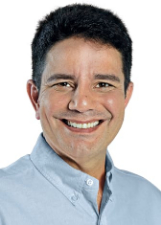
#> input picture assets/eleicoes2022/AC/11.jpg, 161 x 225 px
$ python -i lib_agov.py   (imports and definitions only)
#> lines starting #> are read from the running program, lines starting #| are printed output that depends on the picture
### libs/automator.py
# -*- coding: UTF-8 -*-

import os
import smtplib
import sys
import requests
import json
import platform
import subprocess
import shutil
import ast

import time

from os.path import dirname, abspath
from datetime import datetime, timedelta

import os
import subprocess
from pathlib import Path

from dotenv import load_dotenv
import os

ROOT = dirname(dirname(abspath(__file__))) + '/'

TEMP = ROOT + 'temp/'
LOGS = ROOT + 'logs/'
BIN = ROOT + 'bin/'

AERENDER_WIN = 'C:/Program Files/Adobe/Adobe After Effects 2025/Support Files/aerender.exe'
AERENDER_MAC = '/Applications/Adobe After Effects 2025/aerender'

AEFX = 'C:/Program Files/Adobe/Adobe After Effects 2025/Support Files/AfterFX.exe'
SCPT = ROOT + 'scripts/atualizaProjeto.scpt'

DIAS_SEMANA = [
    'Seg',
    'Ter',
    'Qua',
    'Qui',
    'Sex',
    'Sáb',
    'Dom',
]

DIAS_SEMANA_FULL = [
    'Segunda',
    'Terça',
    'Quarta',
    'Quinta',
    'Sexta',
    'Sábado',
    'Domingo',
]

def getBase():
    return ROOT


# [126 lines left out: functions alteraStatus, baixaLista, buscaDados, baixaArquivos, copiaArquivo, atualizaProjeto and 3 more, not called in this run]


def getDataHora(*args):
    """
    Retorna a data em uma string.
    Se houver parâmetro, irá adicionar o número de dias passados a data atual.
    """

    data = datetime.now()

    if len(args) == 0:
        return data.strftime('%y%m%d-%H%M%S')

    if len(args) == 1:
        numero = isinstance( args[0], ( int, long ) )
        if numero:
            delta = timedelta(days=args[0])
            data = data + delta
            return data.strftime('%y%m%d-%H%M%S')
        else:
            raise NameError('Parâmetro deve ser um número.')

    if len(args) > 1:
        raise NameError('Somente um parâmetro deve ser informado.')


# [15 lines left out: function guess_mime_type, not called in this run]

### libs/lib_agov.py
# -*- coding: UTF-8 -*-

import libs.automator as automator

import datetime
import json
import requests
import time
import urllib

import PIL.ImageDraw as ImageDraw
import PIL.Image as Image

from bs4 import BeautifulSoup


ROOT = automator.getBase()
ARQS = ROOT + 'arquivos/'
TEMP = ROOT + 'temp/'
LOGS = ROOT + 'logs/'
DATA_HORA = automator.getDataHora()


def resize_and_fill_same_file(image_path, size=(1920, 1080), background_color=(255, 255, 255)):
    image = Image.open(image_path)
    ratio = min(size[0] / image.width, size[1] / image.height)
    new_dimensions = (int(image.width * ratio), int(image.height * ratio))
    resized_image = image.resize(new_dimensions, Image.Resampling.LANCZOS)
    new_image = Image.new("RGB", size, background_color)
    upper_left = ((size[0] - new_dimensions[0]) // 2, (size[1] - new_dimensions[1]) // 2)
    new_image.paste(resized_image, upper_left)
    new_image.save(image_path)


def resize_and_crop(image_path, size=(1920, 1080)):
#> called with image_path = '../assets/eleicoes2022/AC/11.jpg', size = (1920, 1080)
    image = Image.open(image_path)
#> image is the input picture: PIL image 161x225 RGB; mean R, G, B 187.6, 182.9, 182.1

    # Calcula a nova dimensão para cobrir completamente o tamanho desejado
    img_ratio = image.width / image.height
#> img_ratio = 0.716
    target_ratio = size[0] / size[1]
    if target_ratio > img_ratio:
        # Largura da imagem é o limitante
        new_height = int(size[0] / img_ratio)
#> new_height = 2683
        image = image.resize((size[0], new_height), Image.Resampling.LANCZOS)
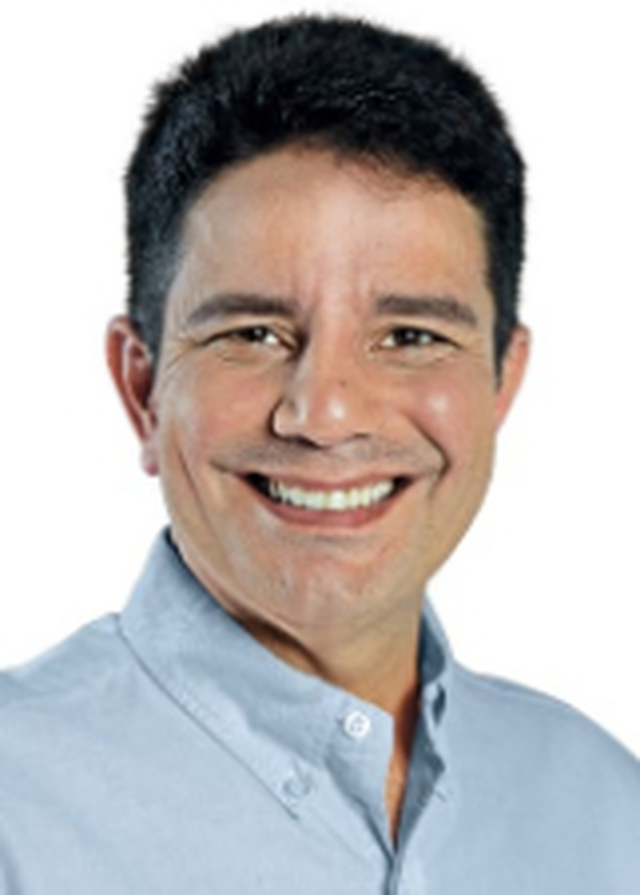
#> image: PIL image 1920x2683 RGB (shown at 1/3 size); mean R, G, B 187.6, 182.9, 182.1
    else:
        # Altura da imagem é o limitante
        new_width = int(size[1] * img_ratio)
        image = image.resize((new_width, size[1]), Image.Resampling.LANCZOS)

    # Calcula o ponto de corte
    left = (image.width - size[0]) / 2
#> left = 0
    top = (image.height - size[1]) / 2
#> top = 801.5
    right = (image.width + size[0]) / 2
#> right = 1920
    bottom = (image.height + size[1]) / 2
#> bottom = 1881.5

    # Corta a imagem
    image = image.crop((left, top, right, bottom))
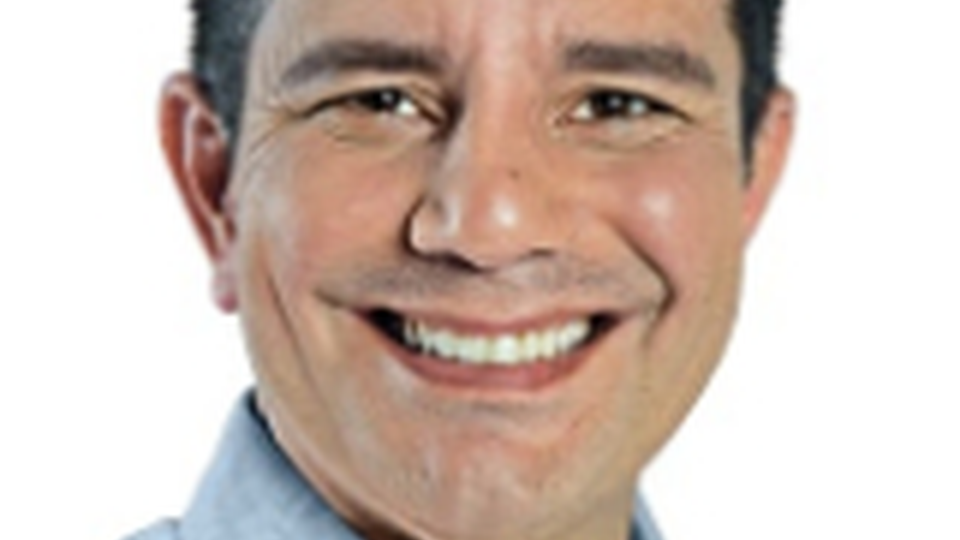
#> image: PIL image 1920x1080 RGB (shown at 1/2 size); mean R, G, B 207.6, 189.7, 180.3

    # Salva a imagem resultante sobrepondo a original
    image.save(image_path)


def getDestaqueAgenciaGov(link, id):
    req = requests.get(link)
    aux = req.text

    ret = {}
    soup = BeautifulSoup(aux, 'html.parser')
    ret['imagem'] = soup.find('div',  class_='foto-com-creditos').find('img')['src']
    ret['credito'] = ""
    ret['editoria'] = soup.find('div', class_='tema-noticia').get_text().strip().replace('"','\"')
    ret['titulo'] = soup.find('h1').get_text().strip().replace('"','\"')
    ret['descricao'] = soup.find('p', class_="resumo-noticia-conteudo").get_text().strip().replace('"','\"')

    arq_imagem = ret['imagem'].rsplit('/',1)[1]
    ext = arq_imagem.rsplit('.',1)[1]
    novo_nome_arq_imagem = 'imagem' + DATA_HORA + '-' + id + '.' + ext
    urllib.request.urlretrieve(ret['imagem'], TEMP + novo_nome_arq_imagem)

    resize_and_crop(TEMP + novo_nome_arq_imagem)


    dados = {
        "editoria": ret['editoria'].replace('"','\"'),
        "titulo": ret['titulo'].replace('"','\"'),
        "imagem": novo_nome_arq_imagem,
        "credito": ret['credito'].replace('"','\"'),
        "descricao": ret['descricao'].replace('"','\"'),
        "link": link
    }

    return dados

>>> result = resize_and_crop('../assets/eleicoes2022/AC/11.jpg')

$ run again, on assets/eleicoes2022/AC/13.jpg
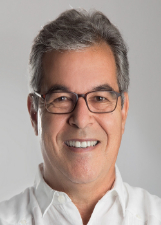
#> input picture assets/eleicoes2022/AC/13.jpg, 161 x 225 px
#> in resize_and_crop, image is the input picture: PIL image 161x225 RGB; mean R, G, B 172.4, 155.6, 148.5
#> in resize_and_crop, `image = image.crop((left, top, right, bottom))`:
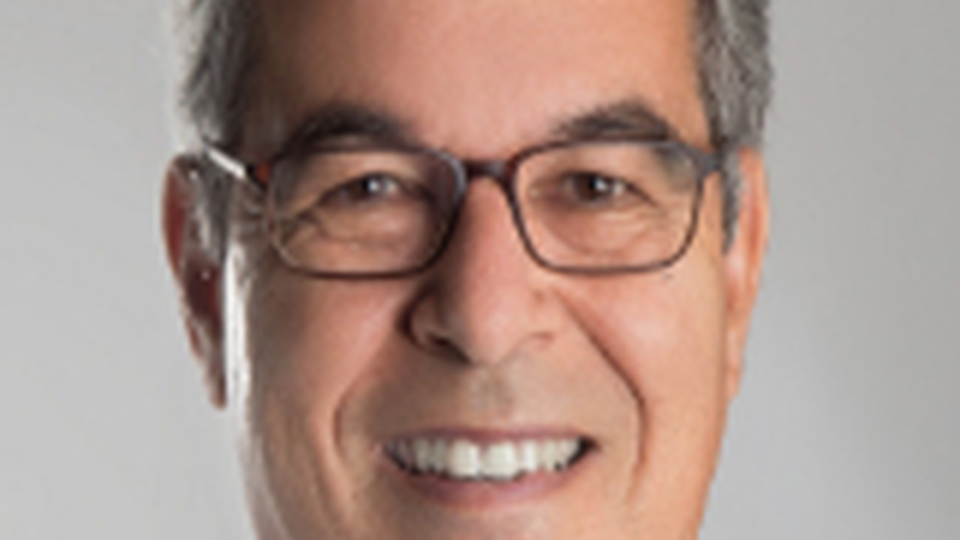
#> image: PIL image 1920x1080 RGB (shown at 1/2 size); mean R, G, B 171.9, 148, 138.8

$ run again, on assets/eleicoes2022/AC/15.jpg
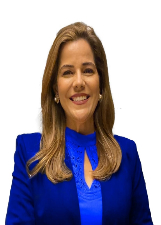
#> input picture assets/eleicoes2022/AC/15.jpg, 161 x 225 px
#> in resize_and_crop, image is the input picture: PIL image 161x225 RGB; mean R, G, B 157.3, 151.9, 170.3
#> in resize_and_crop, `image = image.resize((size[0], new_height), Image.Resampling.LANCZOS)`:
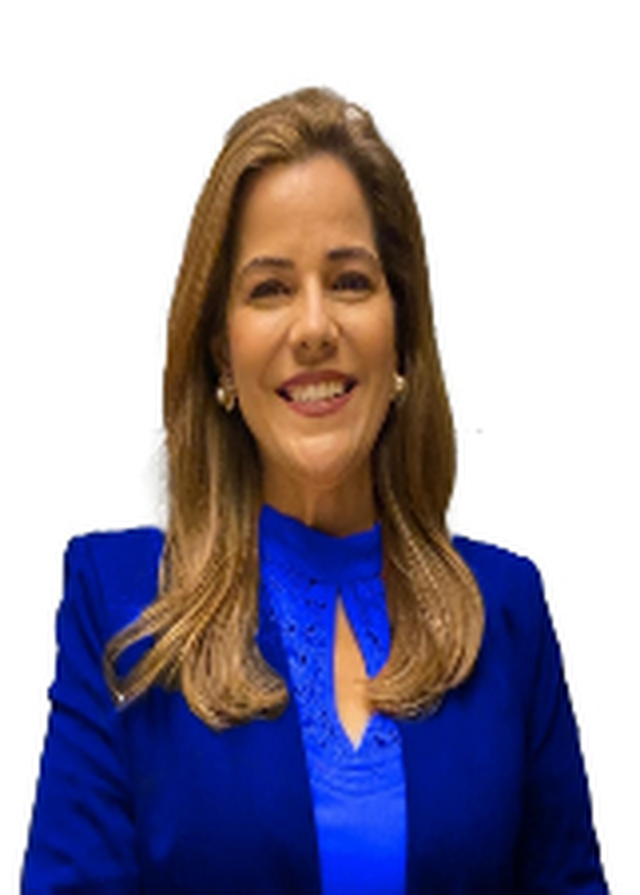
#> image: PIL image 1920x2683 RGB (shown at 1/3 size); mean R, G, B 157.2, 151.8, 170.2
#> in resize_and_crop, `image = image.crop((left, top, right, bottom))`:
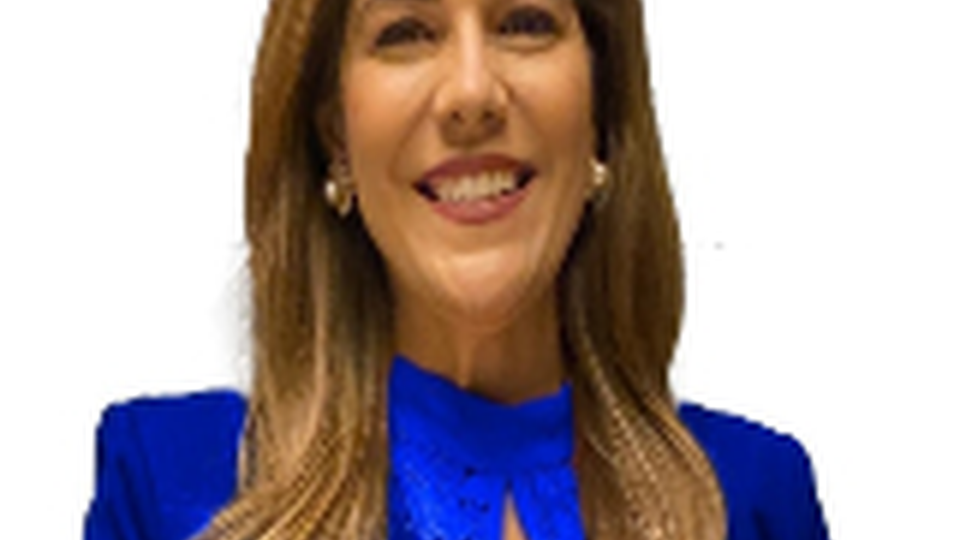
#> image: PIL image 1920x1080 RGB (shown at 1/2 size); mean R, G, B 172.1, 158.8, 160.1

$ run again, on assets/eleicoes2022/AC/36.jpg
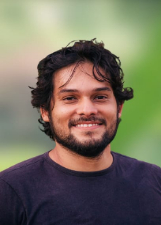
#> input picture assets/eleicoes2022/AC/36.jpg, 161 x 225 px
#> in resize_and_crop, image is the input picture: PIL image 161x225 RGB; mean R, G, B 115.9, 112.1, 94.6
#> in resize_and_crop, `image = image.resize((size[0], new_height), Image.Resampling.LANCZOS)`:
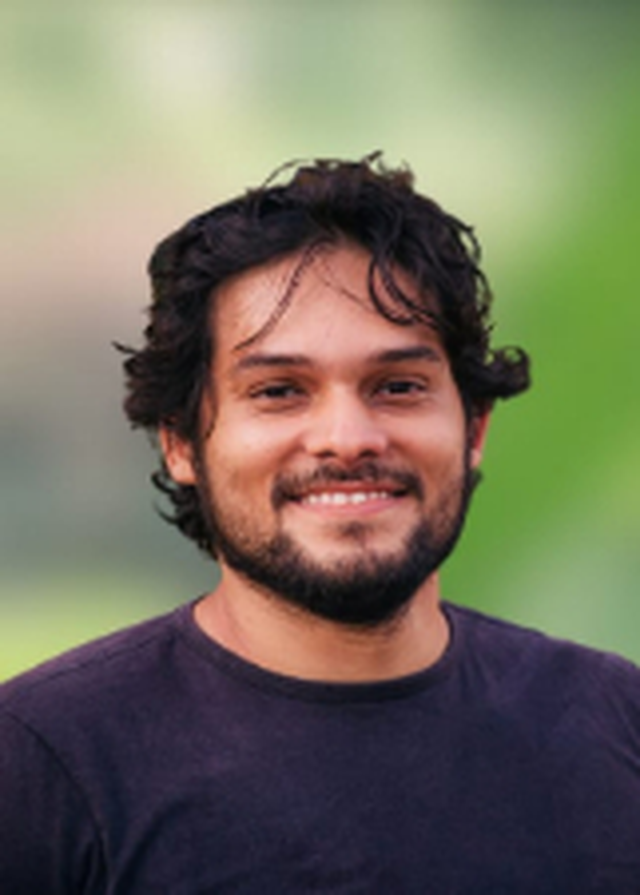
#> image: PIL image 1920x2683 RGB (shown at 1/3 size); mean R, G, B 115.9, 112.1, 94.6
#> in resize_and_crop, `image = image.crop((left, top, right, bottom))`:
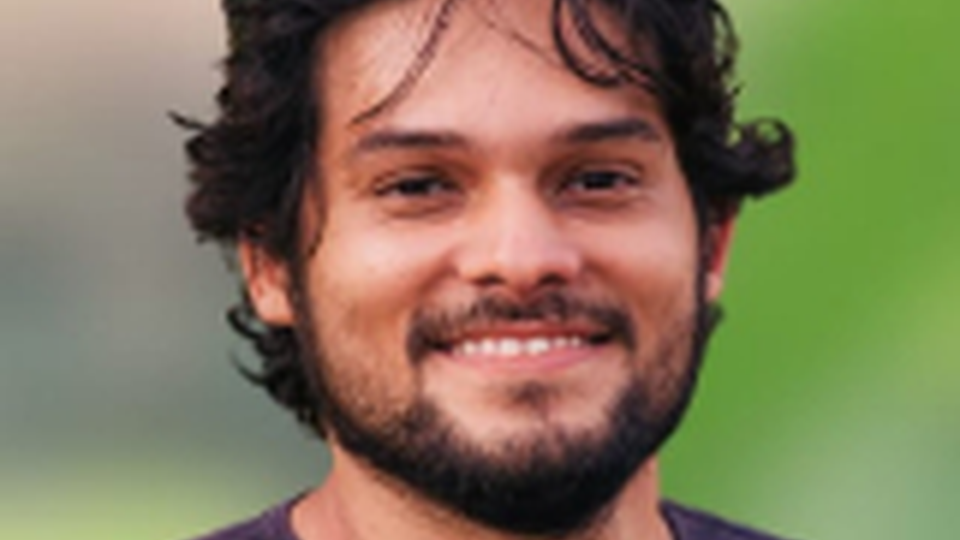
#> image: PIL image 1920x1080 RGB (shown at 1/2 size); mean R, G, B 130.8, 119.7, 90.6
